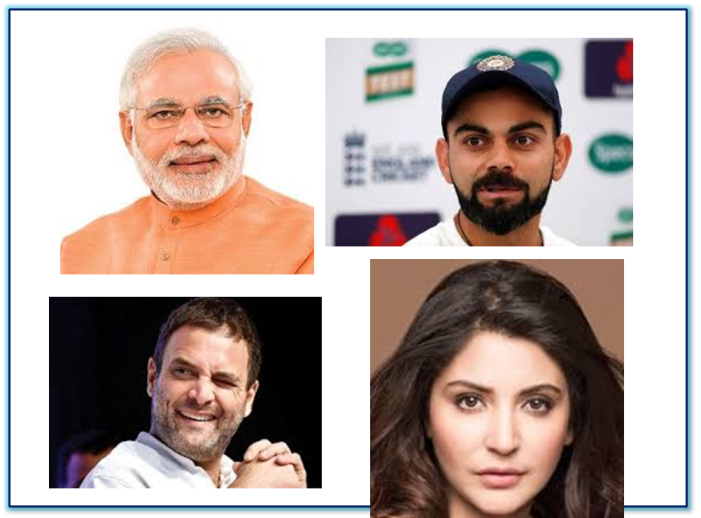
#> input picture Image Operation/Many_Faces.png, 701 x 518 px
$ python 'Croping Image.py'
#> lines starting #> are read from the running program, lines starting #| are printed output that depends on the picture
import cv2
import numpy as np

img = cv2.imread('Many_Faces.png')
#> img is the input picture: shape (518, 701, 3); mean B, G, R 161, 166.1, 181.1
cv2.imshow('ORIGIONAL IMAGE', img)
cv2.waitKey(0)

# x,y = 10,10
h,w = img.shape[:2]
#> h = 518; w = 701
print(h,w)
#| 518 701
# x1,y1 = x+int(h/2), y+int(w/2)

cropped = img[50:300, 60:350]
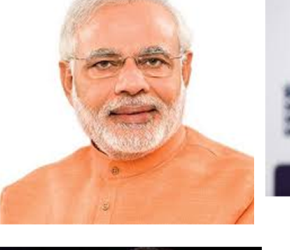
#> cropped: shape (250, 290, 3); mean B, G, R 185.8, 203.4, 239.4
# cropped = img[x:x1, y:y1]

cv2.imshow("Cropped", cropped)
cv2.waitKey(0)

cv2.destroyAllWindows()

$ run again, with Image Operation/HSV.png copied over Image Operation/Many_Faces.png
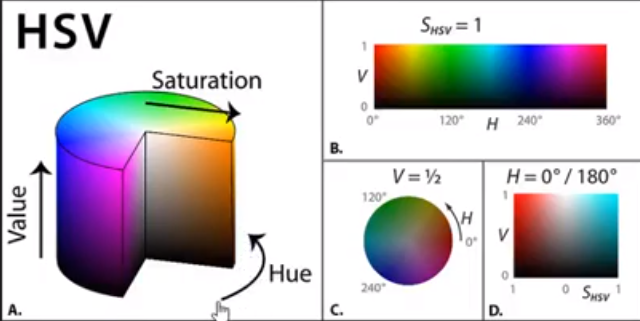
#> input picture Image Operation/HSV.png, 640 x 321 px
#> img is the input picture: shape (321, 640, 3); mean B, G, R 198.4, 194, 198.7
#| 321 640
#> `cropped = img[50:300, 60:350]`:
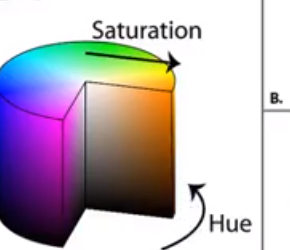
#> cropped: shape (250, 290, 3); mean B, G, R 189.2, 179.5, 190.7

$ run again, with Image Operation/Madhuri.jpg saved as Image Operation/Many_Faces.png
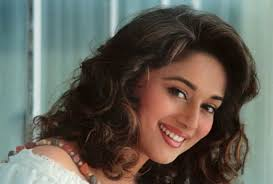
#> input picture Image Operation/Madhuri.jpg, 273 x 184 px
#> img is the input picture: shape (184, 273, 3); mean B, G, R 87.5, 96.5, 99.8
#| 184 273
#> `cropped = img[50:300, 60:350]`:
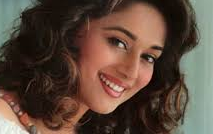
#> cropped: shape (134, 213, 3); mean B, G, R 60.7, 73.3, 93.1

$ run again, with Image Operation/Madhuri1.jpg saved as Image Operation/Many_Faces.png
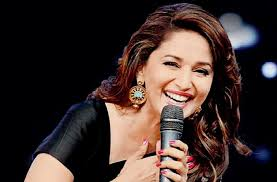
#> input picture Image Operation/Madhuri1.jpg, 277 x 182 px
#> img is the input picture: shape (182, 277, 3); mean B, G, R 44.1, 47.2, 61.7
#| 182 277
#> `cropped = img[50:300, 60:350]`:
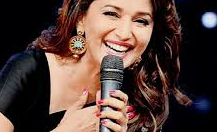
#> cropped: shape (132, 217, 3); mean B, G, R 57.2, 63.4, 84.3
